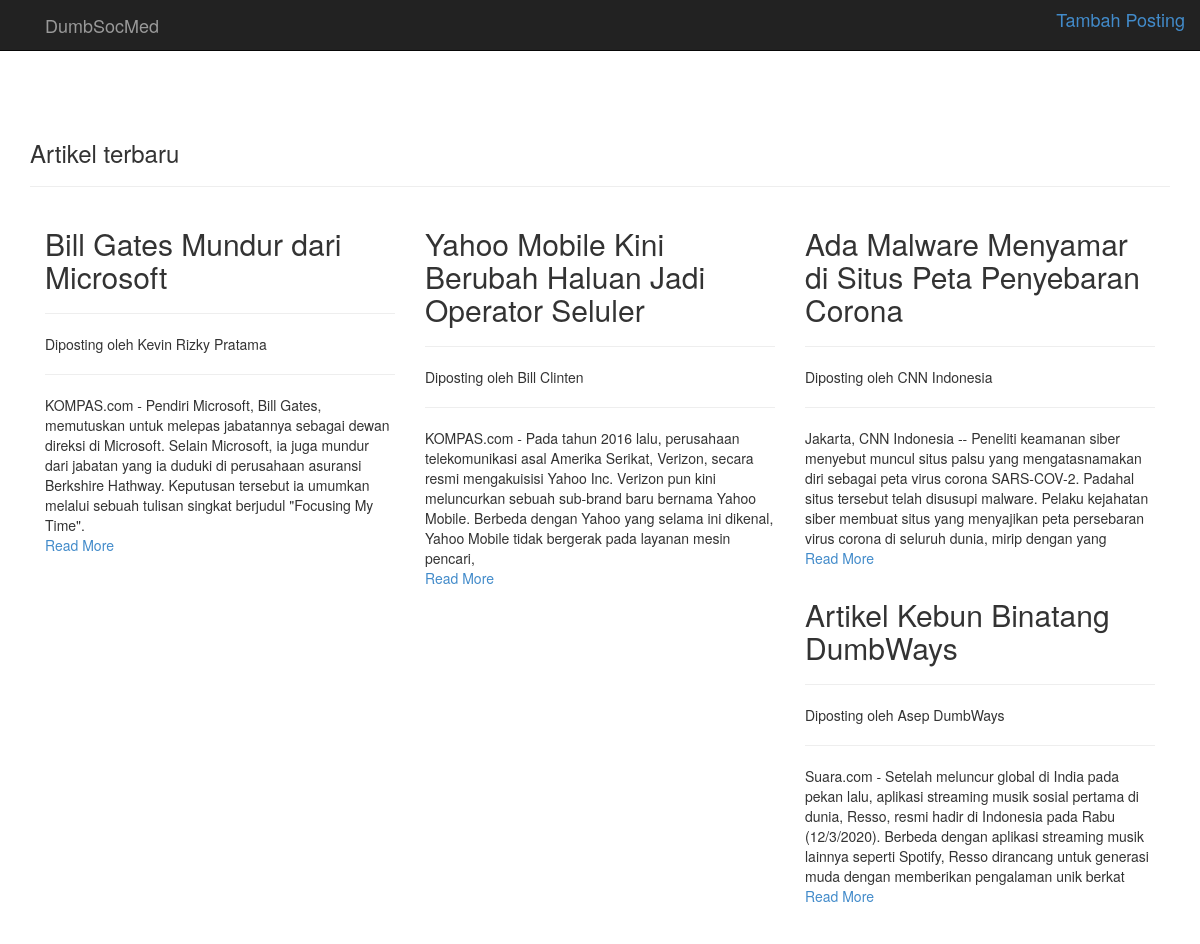
Screenshot of /dumbsosmed/index.php with the database file from the repository.
### tables this page shows
CREATE TABLE `posts_tb` (
  `post_id` int(25) NOT NULL AUTO_INCREMENT,
  `title` varchar(255) DEFAULT NULL,
  `content` text,
  `user_id` int(25) DEFAULT NULL,
  PRIMARY KEY (`post_id`),
  KEY `user_id` (`user_id`),
  CONSTRAINT `posts_tb_ibfk_1` FOREIGN KEY (`user_id`) REFERENCES `user_tb` (`user_id`)
);

CREATE TABLE `user_tb` (
  `user_id` int(25) NOT NULL AUTO_INCREMENT,
  `name` varchar(255) DEFAULT NULL,
  PRIMARY KEY (`user_id`)
);

### dumbsosmed/index.php (the view, shortened to what this page needs)
<html>
<head>
	<link rel="stylesheet" type="text/css" href="css/global.css">
	<link rel="stylesheet" type="text/css" href="css/bootstrap.css">
	<link rel="stylesheet" type="text/css" href="css/bootstrap.min.css">
    <link href="//netdna.bootstrapcdn.com/font-awesome/4.0.3/css/font-awesome.css" rel="stylesheet">
</head>
<body>
    <nav class="navbar navbar-inverse navbar-fixed-top">
        <div class="container">
            <div class="navbar-header page-scroll">
                <a class="navbar-brand page-scroll" href="index.php"></a>
            </div>
            <div class="navbar-header">
                <a class="navbar-brand" href="index.php">DumbSocMed</a>
            </div>
            <div class="collapse navbar-collapse">
                <ul class="nav navbar-nav navbar-right">
                    <li><h4><a href="#quest"> Tambah Posting</a></li></h4>
                </ul>
            </div>
        </div>
    </nav>
    <div class="container" style="margin:10% auto;">
    	<h3>Artikel terbaru</h3>
    	<hr>
        <?php
        $sel = mysql_query("SELECT * from user_tb as u join posts_tb as p on u.user_id = p.user_id");
        while($row=mysql_fetch_array($sel)){
            extract($row);
            echo '<div class="card p-3 col-12 col-md-6 col-lg-4">';
                        echo '<h2>'.$title.'</h2>';
                        echo '<hr>Diposting oleh ' .$name.'</hr>';
                        echo '<hr>'.batasi_kata($content,42).'</hr>';
                        echo '<p><a href="content.php?post_id='.$post_id.'">Read More</a></p>';
                echo '</div>';
            }
        ?>
<?php
function batasi_kata($kalimat_lengkap, $jumlah_kata){
 $arr_str = explode(' ', $kalimat_lengkap);
 $arr_str = array_slice($arr_str, 0, $jumlah_kata );
 return implode(' ', $arr_str);
}
?>
</body>
</html>

### rows the page displays
posts_tb: title "Bill Gates Mundur dari Microsoft", user.name "Kevin Rizky Pratama", content "KOMPAS.com - Pendiri Microsoft, Bill Gates, memutuskan untuk melepas jabatannya sebagai dewan direksi di Microsoft. Selain Microsoft, ia juga mundur dari jabatan yang ia duduki di perusahaan asuransi Berkshire Hathway. Keputusan tersebut ia umumkan melalui sebuah tulisan singkat berjudul \"Focusing My Time\"."
posts_tb: title "Yahoo Mobile Kini Berubah Haluan Jadi Operator Seluler", user.name "Bill Clinten", content "KOMPAS.com - Pada tahun 2016 lalu, perusahaan telekomunikasi asal Amerika Serikat, Verizon, secara resmi mengakuisisi Yahoo Inc. Verizon pun kini meluncurkan sebuah sub-brand baru bernama Yahoo Mobile. Berbeda dengan Yahoo yang selama ini dikenal, Yahoo Mobile tidak bergerak pada layanan mesin pencari,"
posts_tb: title "Ada Malware Menyamar di Situs Peta Penyebaran Corona", user.name "CNN Indonesia", content "Jakarta, CNN Indonesia -- Peneliti keamanan siber menyebut muncul situs palsu yang mengatasnamakan diri sebagai peta virus corona SARS-COV-2. Padahal situs tersebut telah disusupi malware. Pelaku kejahatan siber membuat situs yang menyajikan peta persebaran virus corona di seluruh dunia, mirip dengan yang"
posts_tb: title "Artikel Kebun Binatang DumbWays", user.name "Asep DumbWays", content "Suara.com - Setelah meluncur global di India pada pekan lalu, aplikasi streaming musik sosial pertama di dunia, Resso, resmi hadir di Indonesia pada Rabu (12/3/2020). Berbeda dengan aplikasi streaming musik lainnya seperti Spotify, Resso dirancang untuk generasi muda dengan memberikan pengalaman unik berkat"
